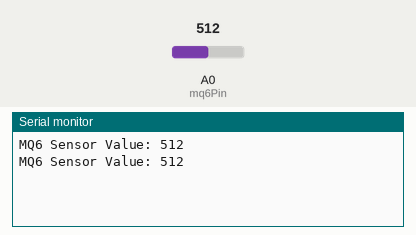
The sketch below on a simulated Arduino Uno, built with avr-gcc and run on an emulated ATmega328P. Shown: the last lines printed to the serial monitor. The inputs (shaded band) are chosen by the test bench; at power-on: A0 (mq6Pin) = 512.

Above: at 1.8 s.
1.9 s: A0 (mq6Pin) set to 716
At 2.8 s:
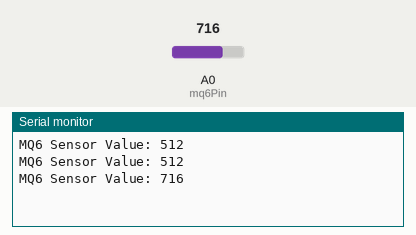
3.4 s: A0 (mq6Pin) set to 900
At 4.8 s:
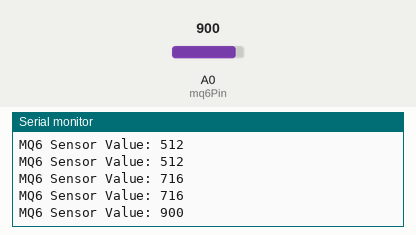
Timing chart, 0 to 6.4 s (numbered marks = the images above; inputs shaded):
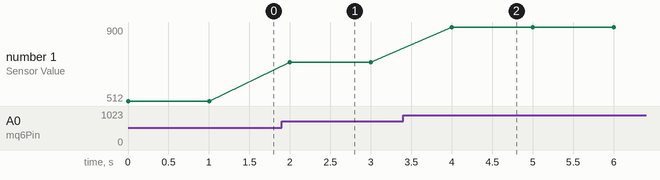

Measured:
- after the input at 1.9 s, the serial monitor: prints a new line after 0.10 s (image 1)
- after the input at 3.4 s, the serial monitor: prints a new line after 0.60 s (image 2)
- plotted number 1: 512 → 716 after the input at 1.9 s, 716 → 900 after the input at 3.4 s

The sketch:

EXP8.1.ino
```cpp
int mq6Pin = A0;   // MQ-6 analog pin connected to A0

void setup() {
  Serial.begin(9600);
}

void loop() {
  int sensorValue = analogRead(mq6Pin);

  Serial.print("MQ6 Sensor Value: ");
  Serial.println(sensorValue);

  delay(1000);   // 1-second delay
}
```
